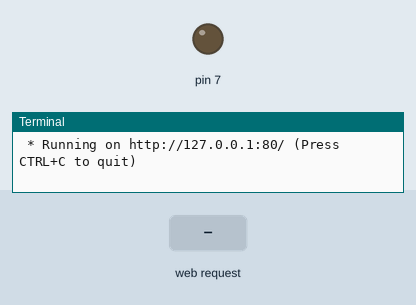
Recording of a program running on a simulated Raspberry Pi (header pin numbers). On the bench: output pins drawn as LEDs (lit = HIGH), the last lines printed to the terminal. The inputs (shaded band) are chosen by the test bench. The clock reads 2024-03-15 10:24:30 at power-on unless the program sets it.

Above: at 1.2 s.
1.3 s: HTTP request for /off received
At 2.0 s:
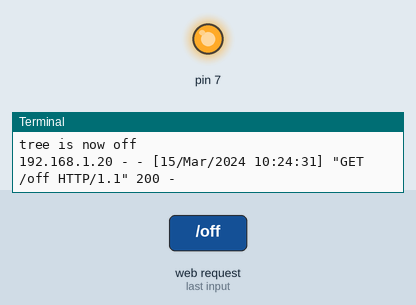
2.8 s: HTTP request for /on received
At 3.1 s:
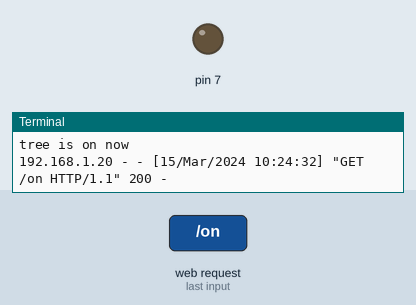
Timing chart, 0 to 5.8 s (numbered marks = the images above; inputs shaded):
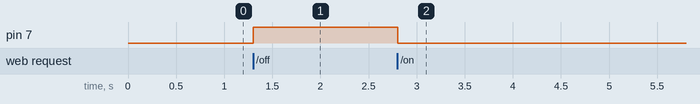

Measured:
- after the input at 1.3 s, pin 7: LOW → HIGH at once
- after the input at 2.8 s, pin 7: HIGH → LOW at once

The program:

tree_api.py
```python
#!/usr/bin/python

from bottle import route, run,  static_file, response
import sys


try:
	import RPi.GPIO as GPIO ## Import GPIO library
	GPIO.setmode(GPIO.BOARD) ## Use board pin numbering
	GPIO.setup(7, GPIO.OUT) ## Setup GPIO Pin 7 to OUT
	ON_RPI = True
	PORT = 80
except:
	print 'not running on Rpi'
	ON_RPI = False
	PORT = 8080


@route('/on')
def turn_on():
    try:
    	print 'tree is on now'
    	if ON_RPI:
    		  GPIO.output(7,False)
    	return 'OK'
    except:
    	traceback.print_exc()
    	return 'BAD'

@route('/off')
def turn_off():
	try:
		print 'tree is now off'
		if ON_RPI:
			GPIO.output(7,True)

		return 'OK'
	except:
		traceback.print_exc()
    	return 'BAD'

@route('/log')
def getlog():
	response.set_header('Content-Type', 'text/plain')
	return open('tree.log').read()

if __name__ == '__main__':
	run(host='', port=PORT, debug=True, reloader=True)
```
